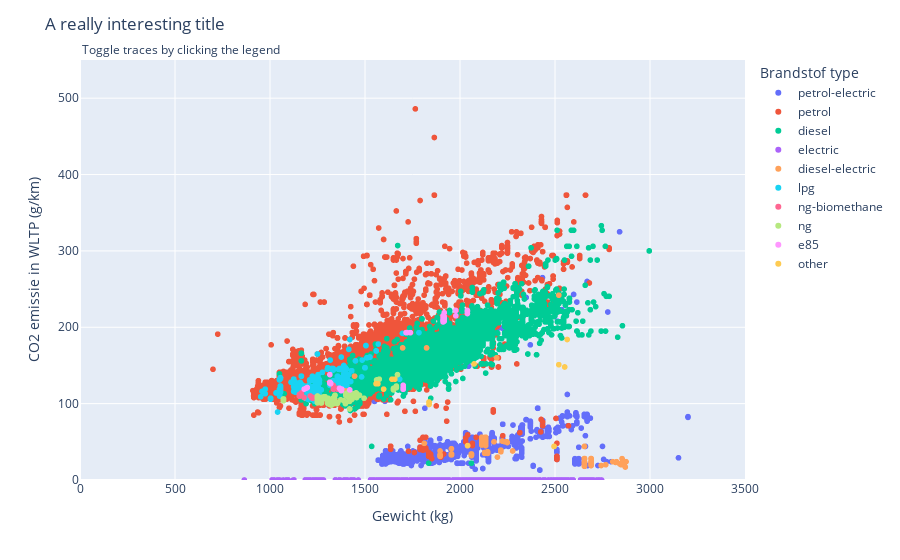

The notebook cell this image was saved under:
### Code cell
car_emission_mass = co2_2021.sample(n=100000, replace=False)
car_emission_mass = car_emission_mass[["Ft", "Ewltp (g/km)", "m (kg)"]]
if to_csv:
    car_emission_mass.to_csv("car_emission_mass.csv")

# Plot settings
fig = px.scatter(car_emission_mass,
	x="m (kg)",
	y="Ewltp (g/km)",
	color="Ft",
)

# Create toggle visibility button for every fuel type.
buttons = []
for i, val in enumerate(car_emission_mass["Ft"].unique()):
    button = dict(method='restyle',
        label=val,
        args=[{'visible': True}, [i]],
        args2=[{'visible': "legendonly"}, [i]],
    )
    buttons.append(button)

# Menu settings
fig.update_layout(
    updatemenus=[
        dict(
            buttons=buttons,
            visible=False,
        ),
    ],
    annotations=[
        dict(text="Toggle traces by clicking the legend", x=0, xref="paper", y=1.05, yref="paper", align="right", showarrow=False),
    ],
    title_text="A really interesting title",
    legend_title="Brandstof type",
    xaxis_title="Gewicht (kg)",
    xaxis_range=(0, 3500),
    yaxis_title="CO2 emissie in WLTP (g/km)",
    yaxis_range=(0, 550),
)
fig.show()

### Figure 1 — Plotly figure (JSON) as saved in the notebook; plotly's stock layout.template omitted (floating-point values rounded to 4 significant figures; data arrays with more than 128 entries replaced by an {"elided": "..."} marker saying what was removed)
{"data": [{"hovertemplate": "Ft=petrol-electric<br>m (kg)=%{x}<br>Ewltp (g/km)=%{y}<extra></extra>", "legendgroup": "petrol-electric", "marker": {"color": "#636efa", "symbol": "circle"}, "mode": "markers", "name": "petrol-electric", "showlegend": true, "type": "scattergl", "x": {"elided": "8187 int values"}, "xaxis": "x", "y": {"elided": "8187 float values"}, "yaxis": "y"}, {"hovertemplate": "Ft=petrol<br>m (kg)=%{x}<br>Ewltp (g/km)=%{y}<extra></extra>", "legendgroup": "petrol", "marker": {"color": "#EF553B", "symbol": "circle"}, "mode": "markers", "name": "petrol", "showlegend": true, "type": "scattergl", "x": {"elided": "55507 int values"}, "xaxis": "x", "y": {"elided": "55507 float values"}, "yaxis": "y"}, {"hovertemplate": "Ft=diesel<br>m (kg)=%{x}<br>Ewltp (g/km)=%{y}<extra></extra>", "legendgroup": "diesel", "marker": {"color": "#00cc96", "symbol": "circle"}, "mode": "markers", "name": "diesel", "showlegend": true, "type": "scattergl", "x": {"elided": "22899 int values"}, "xaxis": "x", "y": {"elided": "22899 float values"}, "yaxis": "y"}, {"hovertemplate": "Ft=electric<br>m (kg)=%{x}<br>Ewltp (g/km)=%{y}<extra></extra>", "legendgroup": "electric", "marker": {"color": "#ab63fa", "symbol": "circle"}, "mode": "markers", "name": "electric", "showlegend": true, "type": "scattergl", "x": {"elided": "10140 int values"}, "xaxis": "x", "y": {"elided": "10140 int values"}, "yaxis": "y"}, {"hovertemplate": "Ft=diesel-electric<br>m (kg)=%{x}<br>Ewltp (g/km)=%{y}<extra></extra>", "legendgroup": "diesel-electric", "marker": {"color": "#FFA15A", "symbol": "circle"}, "mode": "markers", "name": "diesel-electric", "showlegend": true, "type": "scattergl", "x": {"elided": "493 int values"}, "xaxis": "x", "y": {"elided": "493 int values"}, "yaxis": "y"}, {"hovertemplate": "Ft=lpg<br>m (kg)=%{x}<br>Ewltp (g/km)=%{y}<extra></extra>", "legendgroup": "lpg", "marker": {"color": "#19d3f3", "symbol": "circle"}, "mode": "markers", "name": "lpg", "showlegend": true, "type": "scattergl", "x": {"elided": "2228 int values"}, "xaxis": "x", "y": {"elided": "2228 int values"}, "yaxis": "y"}, {"hovertemplate": "Ft=ng-biomethane<br>m (kg)=%{x}<br>Ewltp (g/km)=%{y}<extra></extra>", "legendgroup": "ng-biomethane", "marker": {"color": "#FF6692", "symbol": "circle"}, "mode": "markers", "name": "ng-biomethane", "showlegend": true, "type": "scattergl", "x": [1165, 1219, 1155, 1155, 1165, 1155, 1334, 1155, 1155, 1155, 1155, 1179, 1155, 1155, 1334, 1155, 1155, 1155, 1155, 1334, 1334, 1334, 1155, 1155, 1155, 1219, 1334, 1219, 1155, 1155, 1225, 1334, 1155, 1225, 1219, 1225, 1212, 1155, 1155, 1212, 1155, 1155, 1225, 1334, 1334, 1155, 1334, 1155, 1155, 1334, 1355, 1155, 1334, 1165, 1155, 1334, 1155, 1225, 1316, 1236, 1155, 1212, 1155, 1225, 1333, 1155, 1334, 1165, 1155, 1155, 1165, 1334, 1165, 1155, 1355, 1155], "xaxis": "x", "y": [111, 108, 110, 110, 113, 110, 119, 110, 110, 110, 110, 108, 110, 110, 119, 110, 110, 110, 110, 119, 119, 119, 110, 110, 110, 108, 119, 108, 110, 110, 108, 119, 110, 108, 108, 108, 110, 110, 110, 110, 110, 110, 107, 119, 119, 110, 119, 110, 110, 119, 120, 110, 119, 114, 111, 119, 112, 108, 128, 108, 110, 110, 110, 108, 124, 110, 119, 113, 110, 110, 112, 119, 113, 110, 119, 110], "yaxis": "y"}, {"hovertemplate": "Ft=ng<br>m (kg)=%{x}<br>Ewltp (g/km)=%{y}<extra></extra>", "legendgroup": "ng", "marker": {"color": "#B6E880", "symbol": "circle"}, "mode": "markers", "name": "ng", "showlegend": true, "type": "scattergl", "x": {"elided": "373 int values"}, "xaxis": "x", "y": {"elided": "373 int values"}, "yaxis": "y"}, {"hovertemplate": "Ft=e85<br>m (kg)=%{x}<br>Ewltp (g/km)=%{y}<extra></extra>", "legendgroup": "e85", "marker": {"color": "#FF97FF", "symbol": "circle"}, "mode": "markers", "name": "e85", "showlegend": true, "type": "scattergl", "x": [1701, 1315, 1376, 1376, 1367, 1318, 1978, 1911, 1716, 1701, 1911, 1911, 1315, 1420, 1911, 1917, 1375, 1701, 1319, 1917, 1375, 1911, 1917, 1911, 1701, 1315, 1701, 1911, 1911, 1701, 2039, 1315, 2039, 1721, 1315, 1315, 1377, 1917, 1196, 1917, 1318, 1315, 1917, 1701, 1196, 1917, 1911, 1377, 1315, 1701, 1701, 1917, 1319, 1189, 1376, 1315, 1721, 1721, 1917, 1315, 1315, 1911, 1911, 1917, 1917, 1315, 1917, 1315, 1377, 1375, 1366, 1180, 1701, 1701, 1739, 1911, 2039, 1978], "xaxis": "x", "y": [121, 128, 119, 118, 120, 127, 222, 210, 193, 119, 209, 215, 138, 118, 209, 211, 117, 120, 126, 214, 117, 209, 209, 212, 124, 128, 119, 208, 215, 121, 221, 127, 218, 193, 127, 127, 119, 211, 121, 209, 127, 127, 212, 119, 121, 213, 209, 119, 128, 119, 121, 219, 127, 120, 119, 127, 193, 193, 212, 127, 127, 209, 207, 213, 212, 127, 208, 127, 119, 117, 120, 119, 119, 119, 193, 208, 222, 215], "yaxis": "y"}, {"hovertemplate": "Ft=other<br>m (kg)=%{x}<br>Ewltp (g/km)=%{y}<extra></extra>", "legendgroup": "other", "marker": {"color": "#FECB52", "symbol": "circle"}, "mode": "markers", "name": "other", "showlegend": true, "type": "scattergl", "x": [1837, 2520, 1598, 1837, 1837, 1642, 2074, 2495, 2040, 2564, 1558, 1568, 2040, 1837, 1657, 1837, 1837, 2495, 2551], "xaxis": "x", "y": [99, 151, 119, 102, 99, 132, 152, 44, 45, 184, 126, 126, 45, 99, 132, 102, 102, 44, 148], "yaxis": "y"}], "layout": {"annotations": [{"align": "right", "showarrow": false, "text": "Toggle traces by clicking the legend", "x": 0, "xref": "paper", "y": 1.05, "yref": "paper"}], "legend": {"title": {"text": "Brandstof type"}, "tracegroupgap": 0}, "margin": {"t": 60}, "title": {"text": "A really interesting title"}, "updatemenus": [{"buttons": [{"args": [{"visible": true}, [0]], "args2": [{"visible": "legendonly"}, [0]], "label": "petrol-electric", "method": "restyle"}, {"args": [{"visible": true}, [1]], "args2": [{"visible": "legendonly"}, [1]], "label": "petrol", "method": "restyle"}, {"args": [{"visible": true}, [2]], "args2": [{"visible": "legendonly"}, [2]], "label": "diesel", "method": "restyle"}, {"args": [{"visible": true}, [3]], "args2": [{"visible": "legendonly"}, [3]], "label": "electric", "method": "restyle"}, {"args": [{"visible": true}, [4]], "args2": [{"visible": "legendonly"}, [4]], "label": "diesel-electric", "method": "restyle"}, {"args": [{"visible": true}, [5]], "args2": [{"visible": "legendonly"}, [5]], "label": "lpg", "method": "restyle"}, {"args": [{"visible": true}, [6]], "args2": [{"visible": "legendonly"}, [6]], "label": "ng-biomethane", "method": "restyle"}, {"args": [{"visible": true}, [7]], "args2": [{"visible": "legendonly"}, [7]], "label": "ng", "method": "restyle"}, {"args": [{"visible": true}, [8]], "args2": [{"visible": "legendonly"}, [8]], "label": "e85", "method": "restyle"}, {"args": [{"visible": true}, [9]], "args2": [{"visible": "legendonly"}, [9]], "label": "other", "method": "restyle"}], "visible": false}], "xaxis": {"anchor": "y", "domain": [0, 1], "range": [0, 3500], "title": {"text": "Gewicht (kg)"}}, "yaxis": {"anchor": "x", "domain": [0, 1], "range": [0, 550], "title": {"text": "CO2 emissie in WLTP (g/km)"}}}}
